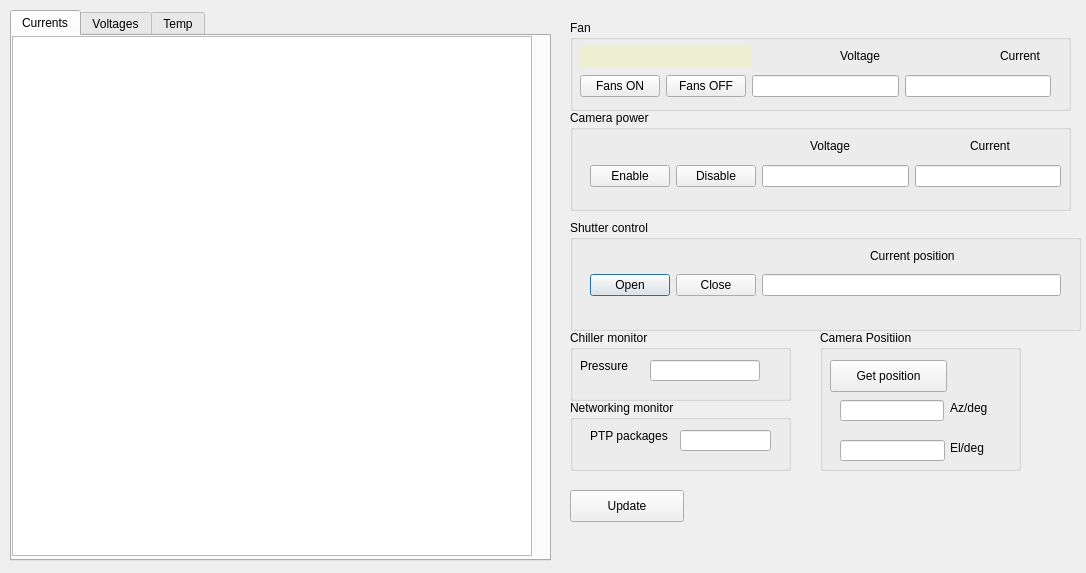
<?xml version="1.0" encoding="UTF-8"?>
<ui version="4.0">
 <class>Dialog</class>
 <widget class="QDialog" name="Dialog">
  <property name="geometry">
   <rect>
    <x>0</x>
    <y>0</y>
    <width>1086</width>
    <height>573</height>
   </rect>
  </property>
  <property name="windowTitle">
   <string>pSCT</string>
  </property>
  <widget class="QGroupBox" name="groupBox_5">
   <property name="geometry">
    <rect>
     <x>570</x>
     <y>220</y>
     <width>511</width>
     <height>111</height>
    </rect>
   </property>
   <property name="title">
    <string>Shutter control</string>
   </property>
   <widget class="QLabel" name="label_10">
    <property name="geometry">
     <rect>
      <x>300</x>
      <y>20</y>
      <width>101</width>
      <height>32</height>
     </rect>
    </property>
    <property name="text">
     <string>Current position</string>
    </property>
   </widget>
   <widget class="QWidget" name="layoutWidget_4">
    <property name="geometry">
     <rect>
      <x>20</x>
      <y>50</y>
      <width>471</width>
      <height>31</height>
     </rect>
    </property>
    <layout class="QHBoxLayout" name="horizontalLayout_3" stretch="0,0,0">
     <item>
      <widget class="QPushButton" name="pushButton_6">
       <property name="text">
        <string>Open</string>
       </property>
      </widget>
     </item>
     <item>
      <widget class="QPushButton" name="pushButton_7">
       <property name="text">
        <string>Close</string>
       </property>
      </widget>
     </item>
     <item>
      <widget class="QLineEdit" name="lineEdit_7"/>
     </item>
    </layout>
   </widget>
  </widget>
  <widget class="QGroupBox" name="groupBox_4">
   <property name="geometry">
    <rect>
     <x>570</x>
     <y>110</y>
     <width>501</width>
     <height>101</height>
    </rect>
   </property>
   <property name="title">
    <string>Camera power</string>
   </property>
   <widget class="QLabel" name="label_7">
    <property name="geometry">
     <rect>
      <x>400</x>
      <y>20</y>
      <width>51</width>
      <height>32</height>
     </rect>
    </property>
    <property name="text">
     <string>Current</string>
    </property>
   </widget>
   <widget class="QWidget" name="layoutWidget_3">
    <property name="geometry">
     <rect>
      <x>20</x>
      <y>50</y>
      <width>471</width>
      <height>33</height>
     </rect>
    </property>
    <layout class="QHBoxLayout" name="horizontalLayout_2">
     <item>
      <widget class="QPushButton" name="pushButton_4">
       <property name="text">
        <string>Enable</string>
       </property>
      </widget>
     </item>
     <item>
      <widget class="QPushButton" name="pushButton_5">
       <property name="text">
        <string>Disable</string>
       </property>
      </widget>
     </item>
     <item>
      <widget class="QLineEdit" name="lineEdit_5"/>
     </item>
     <item>
      <widget class="QLineEdit" name="lineEdit_6"/>
     </item>
    </layout>
   </widget>
   <widget class="QLabel" name="label_8">
    <property name="geometry">
     <rect>
      <x>240</x>
      <y>20</y>
      <width>51</width>
      <height>32</height>
     </rect>
    </property>
    <property name="text">
     <string>Voltage</string>
    </property>
   </widget>
  </widget>
  <widget class="QGroupBox" name="groupBox_6">
   <property name="geometry">
    <rect>
     <x>570</x>
     <y>330</y>
     <width>221</width>
     <height>71</height>
    </rect>
   </property>
   <property name="title">
    <string>Chiller monitor</string>
   </property>
   <widget class="QLineEdit" name="lineEdit_9">
    <property name="geometry">
     <rect>
      <x>80</x>
      <y>30</y>
      <width>110</width>
      <height>21</height>
     </rect>
    </property>
   </widget>
   <widget class="QLabel" name="label_11">
    <property name="geometry">
     <rect>
      <x>10</x>
      <y>20</y>
      <width>61</width>
      <height>32</height>
     </rect>
    </property>
    <property name="text">
     <string>Pressure</string>
    </property>
   </widget>
  </widget>
  <widget class="QGroupBox" name="groupBox_2">
   <property name="geometry">
    <rect>
     <x>570</x>
     <y>20</y>
     <width>501</width>
     <height>91</height>
    </rect>
   </property>
   <property name="title">
    <string>Fan</string>
   </property>
   <widget class="QLabel" name="label_6">
    <property name="geometry">
     <rect>
      <x>430</x>
      <y>20</y>
      <width>51</width>
      <height>32</height>
     </rect>
    </property>
    <property name="text">
     <string>Current</string>
    </property>
   </widget>
   <widget class="QLabel" name="label_5">
    <property name="geometry">
     <rect>
      <x>270</x>
      <y>20</y>
      <width>51</width>
      <height>32</height>
     </rect>
    </property>
    <property name="text">
     <string>Voltage</string>
    </property>
   </widget>
   <widget class="QWidget" name="layoutWidget">
    <property name="geometry">
     <rect>
      <x>10</x>
      <y>50</y>
      <width>471</width>
      <height>33</height>
     </rect>
    </property>
    <layout class="QHBoxLayout" name="horizontalLayout_4">
     <item>
      <widget class="QPushButton" name="pushButton_2">
       <property name="text">
        <string>Fans ON</string>
       </property>
      </widget>
     </item>
     <item>
      <widget class="QPushButton" name="pushButton_3">
       <property name="text">
        <string>Fans OFF</string>
       </property>
      </widget>
     </item>
     <item>
      <widget class="QLineEdit" name="lineEdit_3">
       <property name="readOnly">
        <bool>false</bool>
       </property>
      </widget>
     </item>
     <item>
      <widget class="QLineEdit" name="lineEdit_4"/>
     </item>
    </layout>
   </widget>
   <widget class="QLineEdit" name="fanAlertLineEdit">
    <property name="enabled">
     <bool>true</bool>
    </property>
    <property name="geometry">
     <rect>
      <x>10</x>
      <y>26</y>
      <width>171</width>
      <height>21</height>
     </rect>
    </property>
    <property name="autoFillBackground">
     <bool>false</bool>
    </property>
    <property name="styleSheet">
     <string notr="true">background-color: rgb(238, 238, 211);</string>
    </property>
    <property name="frame">
     <bool>false</bool>
    </property>
    <property name="readOnly">
     <bool>true</bool>
    </property>
   </widget>
  </widget>
  <widget class="QGroupBox" name="groupBox_7">
   <property name="geometry">
    <rect>
     <x>570</x>
     <y>400</y>
     <width>221</width>
     <height>71</height>
    </rect>
   </property>
   <property name="title">
    <string>Networking monitor</string>
   </property>
   <widget class="QLineEdit" name="lineEdit_8">
    <property name="geometry">
     <rect>
      <x>110</x>
      <y>30</y>
      <width>91</width>
      <height>21</height>
     </rect>
    </property>
   </widget>
   <widget class="QLabel" name="label_12">
    <property name="geometry">
     <rect>
      <x>20</x>
      <y>20</y>
      <width>101</width>
      <height>32</height>
     </rect>
    </property>
    <property name="text">
     <string>PTP packages</string>
    </property>
   </widget>
  </widget>
  <widget class="QGroupBox" name="groupBox">
   <property name="geometry">
    <rect>
     <x>820</x>
     <y>330</y>
     <width>201</width>
     <height>141</height>
    </rect>
   </property>
   <property name="title">
    <string>Camera Positiion</string>
   </property>
   <widget class="QPushButton" name="pushButton_1">
    <property name="geometry">
     <rect>
      <x>10</x>
      <y>30</y>
      <width>117</width>
      <height>32</height>
     </rect>
    </property>
    <property name="text">
     <string>Get position</string>
    </property>
   </widget>
   <widget class="QLabel" name="label_2">
    <property name="geometry">
     <rect>
      <x>130</x>
      <y>110</y>
      <width>39</width>
      <height>16</height>
     </rect>
    </property>
    <property name="text">
     <string>El/deg</string>
    </property>
   </widget>
   <widget class="QLabel" name="label">
    <property name="geometry">
     <rect>
      <x>130</x>
      <y>70</y>
      <width>44</width>
      <height>16</height>
     </rect>
    </property>
    <property name="text">
     <string>Az/deg</string>
    </property>
   </widget>
   <widget class="QLineEdit" name="lineEdit_1">
    <property name="geometry">
     <rect>
      <x>20</x>
      <y>70</y>
      <width>104</width>
      <height>21</height>
     </rect>
    </property>
   </widget>
   <widget class="QLineEdit" name="lineEdit_2">
    <property name="geometry">
     <rect>
      <x>20</x>
      <y>110</y>
      <width>105</width>
      <height>21</height>
     </rect>
    </property>
   </widget>
  </widget>
  <widget class="QTabWidget" name="tabWidget">
   <property name="enabled">
    <bool>true</bool>
   </property>
   <property name="geometry">
    <rect>
     <x>10</x>
     <y>10</y>
     <width>541</width>
     <height>551</height>
    </rect>
   </property>
   <property name="currentIndex">
    <number>0</number>
   </property>
   <widget class="QWidget" name="Currents">
    <attribute name="title">
     <string>Currents</string>
    </attribute>
    <widget class="QGraphicsView" name="graphicsView">
     <property name="geometry">
      <rect>
       <x>0</x>
       <y>0</y>
       <width>520</width>
       <height>520</height>
      </rect>
     </property>
    </widget>
   </widget>
   <widget class="QWidget" name="Voltages">
    <attribute name="title">
     <string>Voltages</string>
    </attribute>
    <widget class="QGraphicsView" name="graphicsView_2">
     <property name="geometry">
      <rect>
       <x>0</x>
       <y>0</y>
       <width>520</width>
       <height>520</height>
      </rect>
     </property>
    </widget>
   </widget>
   <widget class="QWidget" name="Temp">
    <attribute name="title">
     <string>Temp</string>
    </attribute>
    <widget class="QGraphicsView" name="graphicsView_3">
     <property name="geometry">
      <rect>
       <x>0</x>
       <y>0</y>
       <width>520</width>
       <height>520</height>
      </rect>
     </property>
    </widget>
   </widget>
  </widget>
  <widget class="QPushButton" name="pushButton">
   <property name="geometry">
    <rect>
     <x>570</x>
     <y>490</y>
     <width>114</width>
     <height>32</height>
    </rect>
   </property>
   <property name="text">
    <string>Update</string>
   </property>
  </widget>
 </widget>
 <resources/>
 <connections/>
</ui>
